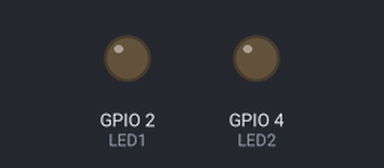
The program below on a simulated ESP32. Parts: output pins drawn as LEDs (lit = HIGH). Dashed ring = blinking.

Above: at 0.0 s.
At 2.75 s:
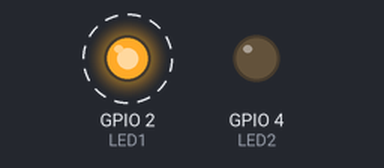
At 39.75 s:
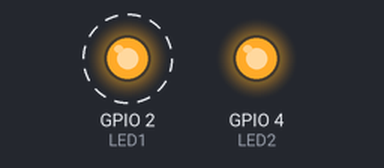
Timing chart, 0 to 40.0 s (numbered marks = the images above):
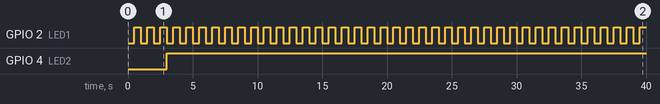

The program:

main.cpp
```cpp
#include <Arduino.h>
#include <Ticker.h>
#define LED1 2
#define LED2 4

/*hw_timer_t *timer_LED1=NULL;
hw_timer_t *timer_LED2=NULL;
void timer_LED1_Interrupt()
{
  digitalWrite(LED1,!digitalRead(LED1));
}
void timer_LED2_Interrupt()
{
  digitalWrite(LED2,!digitalRead(LED2));
}

void setup()
{
  pinMode(LED1,OUTPUT);
  pinMode(LED2,OUTPUT);
  timer_LED1=timerBegin(0,80,true);//初始化定时器
  timer_LED2=timerBegin(1,80,true);
  timerAttachInterrupt(timer_LED1,timer_LED1_Interrupt,true);//true代表边沿触发
  timerAttachInterrupt(timer_LED2,timer_LED2_Interrupt,true);
  //设置定时模式，即几秒触发中断
  timerAlarmWrite(timer_LED1,1000*1000,true);//单位是微秒，true代表是周期性的
  timerAlarmWrite(timer_LED2,3000*1000,false);
  //启动定时器
  timerAlarmEnable(timer_LED1);
  timerAlarmEnable(timer_LED2);
}

void loop()
{

}*/

//构造定时器对象
Ticker timer1;
Ticker timer2;
void toggle(int pin)
{
  digitalWrite(pin,!digitalRead(pin));
}

void setup()
{
  pinMode(LED1,OUTPUT);
  pinMode(LED2,OUTPUT);
  //配置定时器
  timer1.attach(0.5, toggle,LED1);
  timer2.once(3, toggle,LED2);
}
void loop()
{


}
```

Measured:
- by itself, GPIO 2 (LED1): alternates HIGH for 0.50 s and LOW for 0.50 s
- by itself, GPIO 4 (LED2): LOW → HIGH at 3.0 s
